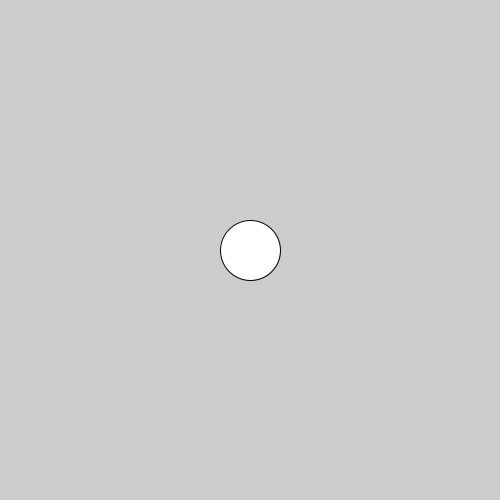
Frame 1 (no input)
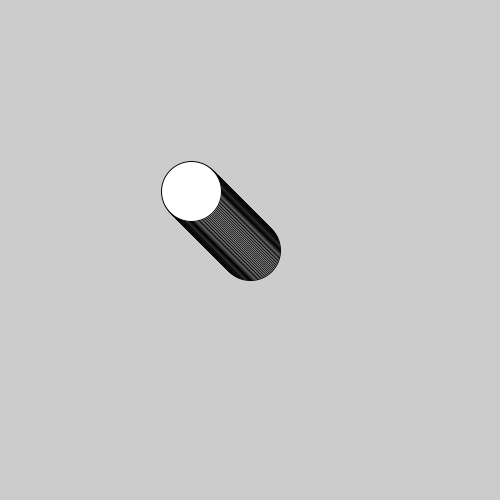
Frame 60 (the mouse pressed at the canvas centre just before this capture)
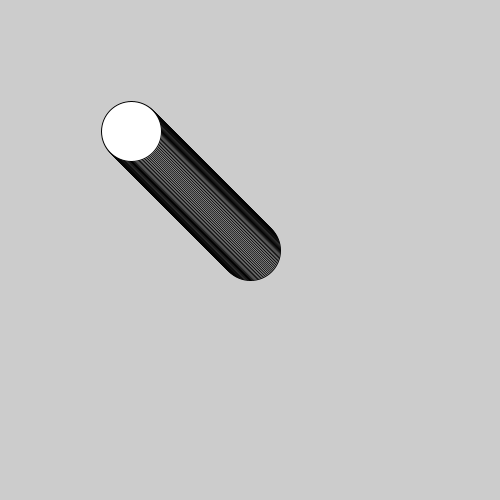
Frame 120 (the mouse held since frame 60 and released just before this capture)

The Processing sketch that drew these frames (run headless with seeded random() and noise(); from frame 60 on, the mouse is pressed at the canvas centre):

// Processing sketch: HW_Task_2
// ── HW_Task_2.pde
float x = 250;
float y = 250;
void setup(){
  size(500,500);
}

void draw(){
    ellipse(x,y,60,60);
    x = x - 1;
    y = y - 1;
}
